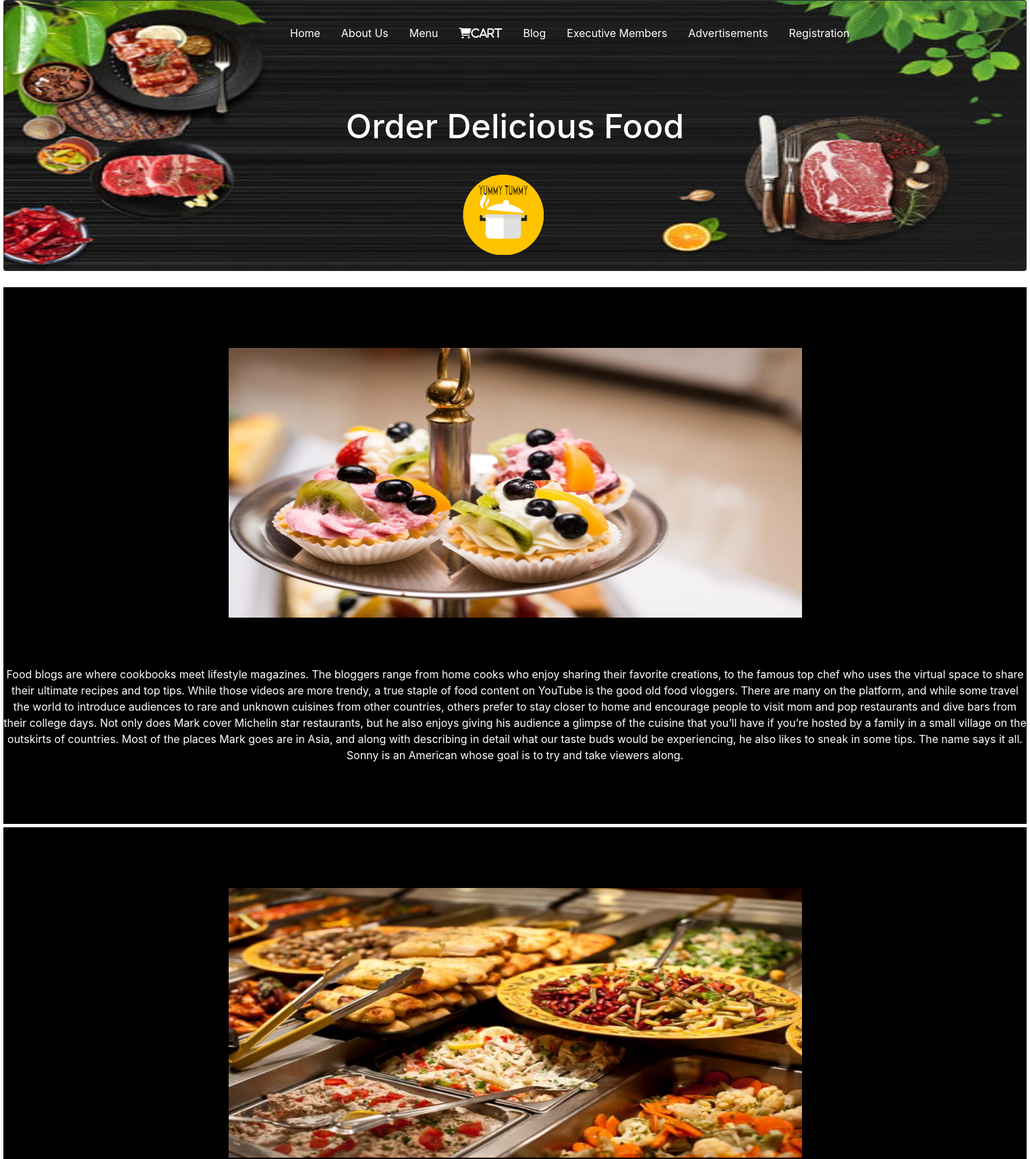
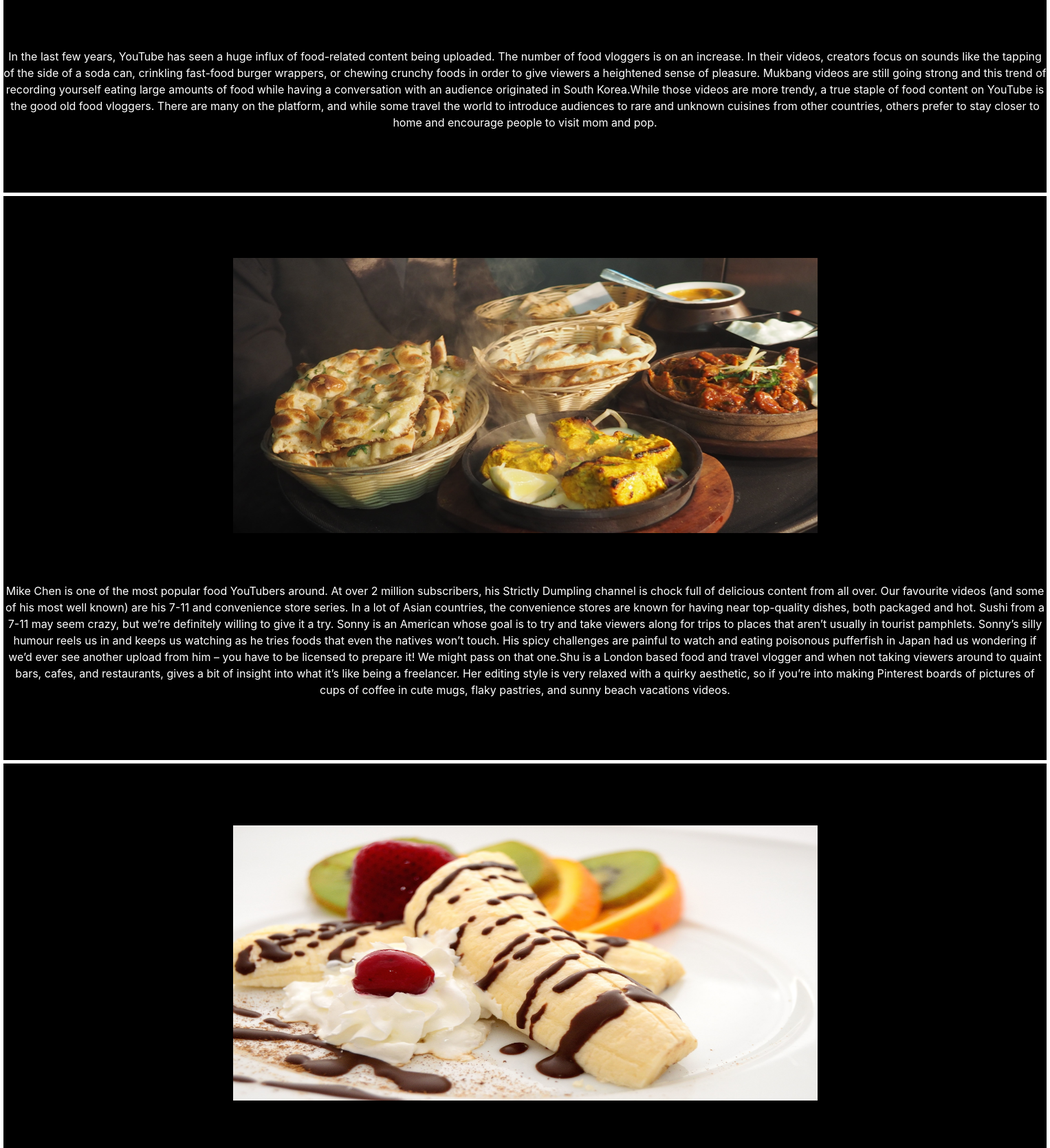
Screenshot of /blog/ (upper part) with the database file from the repository (2 pictures, top to bottom).
### delicious/models.py (models this page shows)
class FoodVlogs(models.Model):
    name = models.TextField(max_length=2000,blank=True)
    founder_image = models.ImageField(upload_to='delicious/',blank=True)
    founder_des = models.TextField(max_length=2000,blank=True)

### delicious/views.py (the view)
# urls.py: path('blog/',delicious.founders,name='blog'),
def founders(request):
    blogs=FoodVlogs.objects.all()
    pagination=Paginator(blogs,4)
    page = request.GET.get('page',1)
    try:
        numbers = pagination.get_page(page)
    except PageNotAnInteger:
        numbers = pagination.page(1)
    except EmptyPage:
        numbers = pagination.page(pagination.num_pages)
    return render(request,'delicious/blog.html',{'numbers':numbers})

### delicious/templates/delicious/blog.html (shortened to what this page needs)
{% extends 'delicious/base.html' %}
{% block content %}
<html lang="en">
    <head>
        <link rel="stylesheet" href="https://maxcdn.bootstrapcdn.com/bootstrap/4.0.0/css/bootstrap.min.css">
    </head>
    <body>
      <a href="#"><div class="infinite-container">
        {% for number in numbers %}
        <div class="infinite-item" style="color: white; width: 1517px;"><img src="{{number.founder_image.url}}" alt="" height="400px;" style="width:850px;"><br><br><br> <br><span class="fw-bold">{{number.name}}</span><br></div>
        {% endfor %}
    </div></a>
    </body>
    </html>
{% endblock %}

### delicious/templates/delicious/blog.html (style rules this page uses)
body { width: 1517px; margin:0 auto; }
.infinite-item, .loading { margin-bottom: 5px ; background-color:black; color: #fff; text-align: center; padding: 90px 0; }

### rows the page displays
FoodVlogs: founder_image (picture), name "Food blogs are where cookbooks meet lifestyle magazines. The bloggers range from home cooks who enjoy sharing their favorite creations, to the famous top chef who uses the virtual space to share their ultimate recipes and top tips. While those videos are more trendy, a true staple of food content on YouTube is the good old food vloggers. There are many on the platform, and while some travel the world to introduce audiences to rare and unknown cuisines from other countries, others prefer to stay closer to home and encourage people to visit mom and pop restaurants and dive bars from their college days. Not only does Mark cover Michelin star restaurants, but he also enjoys giving his audience…"
FoodVlogs: founder_image (picture), name "In the last few years, YouTube has seen a huge influx of food-related content being uploaded. The number of food vloggers is on an increase. In their videos, creators focus on sounds like the tapping of the side of a soda can, crinkling fast-food burger wrappers, or chewing crunchy foods in order to give viewers a heightened sense of pleasure. Mukbang videos are still going strong and this trend of recording yourself eating large amounts of food while having a conversation with an audience originated in South Korea.While those videos are more trendy, a true staple of food content on YouTube is the good old food vloggers. There are many on the platform, and while some travel the world to…"
FoodVlogs: founder_image (picture), name "Mike Chen is one of the most popular food YouTubers around. At over 2 million subscribers, his Strictly Dumpling channel is chock full of delicious content from all over. Our favourite videos (and some of his most well known) are his 7-11 and convenience store series. In a lot of Asian countries, the convenience stores are known for having near top-quality dishes, both packaged and hot. Sushi from a 7-11 may seem crazy, but we’re definitely willing to give it a try. Sonny is an American whose goal is to try and take viewers along for trips to places that aren’t usually in tourist pamphlets. Sonny’s silly humour reels us in and keeps us watching as he tries foods that even the natives won’t…"
FoodVlogs: founder_image (picture)
